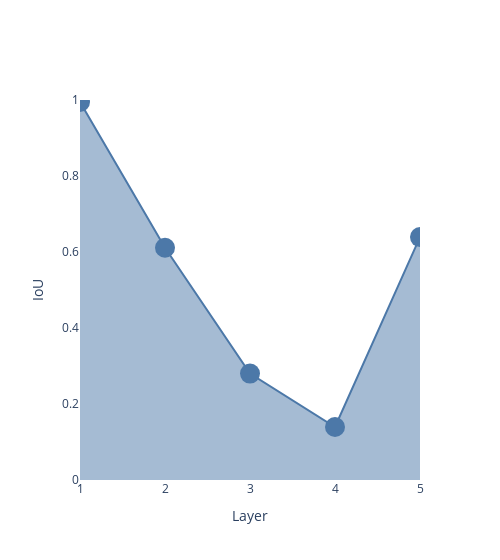

This figure's notebook cell:
### Markdown cell above
#### Compare IoU of extracted circuits

### Code cell
from circuit_explorer.utils import plot_iou_from_masks
iou_fig = plot_iou_from_masks(masks[clusters[0]],masks[clusters[1]])
iou_fig.show()

### Figure 1 — Plotly figure (JSON) as saved in the notebook; plotly's stock layout.template omitted (floating-point values rounded to 4 significant figures)
{"data": [{"fill": "tozeroy", "line": {"color": "#4C78A8"}, "marker": {"size": 20}, "type": "scatter", "x": ["1", "2", "3", "4", "5"], "y": [0.9947, 0.6111, 0.28, 0.1395, 0.6392]}], "layout": {"paper_bgcolor": "rgba(255,255,255,1)", "plot_bgcolor": "rgba(255,255,255,1)", "width": 500, "xaxis": {"title": {"text": "Layer"}}, "yaxis": {"range": [0, 1], "title": {"text": "IoU"}}}}
